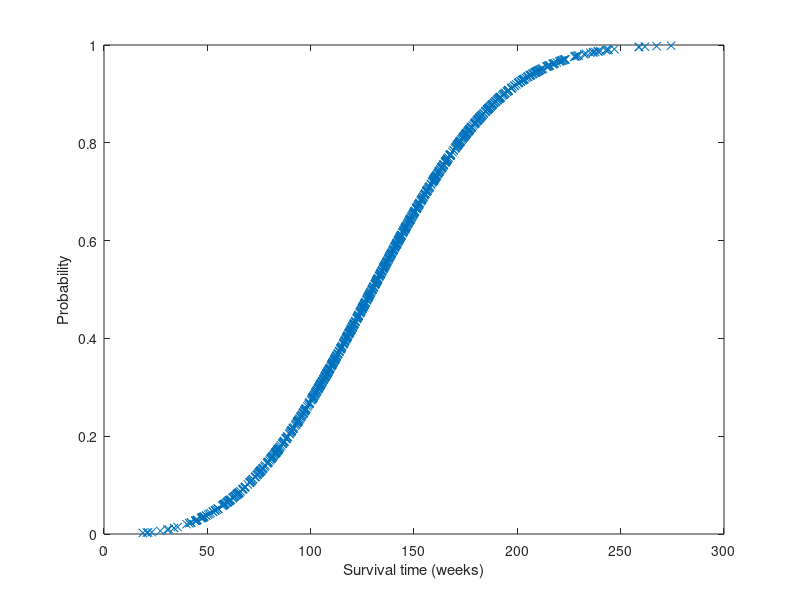

Reproduce this figure in MATLAB.
%STAT520_Exam1_3.m
%Adam Vaccaro
%Purpose: Generate enough random numbers for the distribution with the 
%specified CDF starting with a uniform random number in order to create a
%plot of the distribution of the generated random numbers.
n = 1000; %number of variables to be generated
nu = log(1-.3)/log(1-.15);
d1 = -log(1-.15); d2 = 3;
F_inv = @(u) 104*(-log(1-u)/(nu*d1))^(1/d2); %equation for inverse of F (CDF)
for i = 1:n
    u(i) = rand; %generate random number from uniform distribution
    t(i) = F_inv(u(i)); %generate random number using inverse of F
end
%Sort the vectors in ascending order:
ts = sort(t); us = sort(u);
plot(ts,us,'x') %plot the distribution of the generated random numbers
xlabel('Survival time (weeks)'); ylabel('Probability')